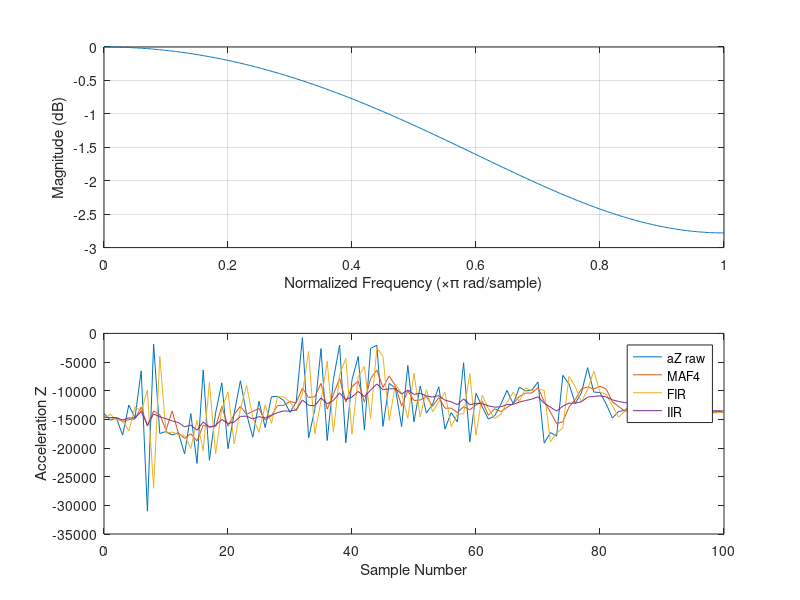

MATLAB code to generate this figure:
clc,clear
a  = fir1(2,0.071);
A1 = a(1)+a(3)
A2 = a(2)
freqz([A1,A2])
data1 = [  0  -13934 -14616.00 -14931.74 -14608.94
  1  -15145 -14702.00 -14099.79 -14681.52
  2  -14766 -14733.75 -15093.12 -14692.64
  3  -17749 -15398.50 -15174.37 -15110.50
  4  -12501 -15040.25 -17030.55 -14752.83
  5  -14712 -14932.00 -12803.69 -14746.52
  6   -6519 -12870.25 -13590.38 -13619.72
  7  -31008 -16185.00 -9871.54 -15999.55
  8   -1876 -13528.75 -27019.83 -14065.56
  9  -17467 -14217.50 -4010.41 -14530.73
 10  -17117 -16867.00 -17419.08 -14884.16
 11  -17722 -13545.50 -17199.82 -15272.52
 12  -17337 -17410.75 -17669.29 -15554.70
 13  -21041 -18304.25 -17844.08 -16305.17
 14  -13978 -17519.50 -20074.07 -15986.43
 15  -22696 -18763.00 -15171.49 -16904.60
 16   -6375 -16022.50 -20461.66 -15462.58
 17  -22140 -16297.25 -8533.23 -16376.22
 18  -13890 -16275.25 -21010.57 -16035.67
 19   -8621 -12756.50 -13168.67 -15020.02
 20  -20113 -16191.00 -10194.25 -15717.23
 21  -13924 -14137.00 -19265.72 -15471.54
 22   -8268 -12731.50 -13149.69 -14484.91
 23  -14098 -14100.75 -9066.13 -14431.16
 24  -18121 -13602.75 -14648.75 -14936.16
 25  -11841 -13082.00 -17261.27 -14512.29
 26  -16437 -15124.25 -12470.19 -14775.53
 27  -11069 -14367.00 -15702.12 -14267.65
 28  -10967 -12578.50 -11055.04 -13815.23
 29  -11719 -12548.00 -11069.95 -13528.06
 30  -13777 -11883.00 -12000.74 -13562.09
 31  -11973 -12109.00 -13530.03 -13344.47
 32    -738 -9551.75 -10434.93 -11618.24
 33  -18256 -11186.00 -3136.21 -12526.74
 34  -13248 -11053.75 -17570.40 -12624.84
 35   -2652 -8723.50 -11797.41 -11258.83
 36  -18690 -13211.50 -4847.60 -12275.44
 37   -8040 -10657.50 -17232.02 -11695.23
 38   -2028 -7852.50 -7216.96 -10371.59
 39  -19089 -11961.75 -4363.65 -11564.49
 40   -8095 -9313.00 -17583.92 -11089.09
 41   -4038 -8312.50 -7539.60 -10123.72
 42  -16817 -12009.75 -5787.44 -11039.41
 43   -2632 -7895.50 -14875.07 -9888.08
 44   -2065 -6388.00 -2554.38 -8817.03
 45  -16220 -9433.50 -4002.82 -9830.47
 46   -8718 -7408.75 -15192.98 -9677.77
 47   -9544 -9136.75 -8831.08 -9658.79
 48  -16260 -12685.50 -10463.42 -10561.81
 49   -5607 -10032.25 -14801.60 -9882.80
 50  -15421 -11708.00 -6950.54 -10640.29
 51   -9174 -11615.50 -14565.79 -10439.30
 52  -13921 -11030.75 -9823.86 -10915.69
 53  -12334 -12712.50 -13703.74 -11109.26
 54   -9315 -11186.00 -11920.70 -10863.40
 55  -16653 -13055.75 -10319.57 -11655.65
 56  -13821 -13030.75 -16265.30 -11951.53
 57  -15464 -13813.25 -14045.93 -12431.93
 58   -5132 -12767.50 -14049.55 -11431.77
 59  -18916 -13333.25 -7019.03 -12455.70
 60  -10448 -12490.00 -17756.73 -12180.24
 61  -12805 -11825.25 -10770.67 -12265.56
 62  -14965 -14283.50 -13100.70 -12634.63
 63  -14388 -13151.50 -14886.01 -12874.12
 64  -12388 -13636.50 -14114.20 -12807.47
 65   -9944 -12921.25 -12053.42 -12415.05
 66  -12289 -12252.25 -10265.03 -12397.75
 67   -9388 -11002.25 -11891.85 -11985.07
 68  -10037 -10414.50 -9476.85 -11718.32
 69   -9912 -10406.50 -10019.89 -11470.76
 70   -8476 -9453.25 -9715.41 -11060.12
 71  -19145 -11892.50 -9936.59 -12166.84
 72  -17306 -13709.75 -18893.24 -12869.67
 73  -17924 -15712.75 -17390.60 -13561.03
 74   -7313 -15422.00 -16471.35 -12705.65
 75   -8808 -12837.75 -7517.67 -12171.50
 76  -12220 -11566.25 -9275.10 -12177.71
 77  -10384 -9681.25 -11968.65 -11931.54
 78   -5982 -9348.50 -9781.37 -11116.58
 79  -10240 -9706.50 -6564.92 -10996.08
 80  -10316 -9230.50 -10250.40 -10902.91
 81  -12313 -9712.75 -10589.39 -11095.17
 82  -14761 -11907.50 -12648.13 -11596.87
 83  -13632 -12755.50 -14606.44 -11874.73
 84  -13432 -13534.50 -13604.62 -12087.29
 85  -12609 -13608.50 -13319.33 -12158.46
 86  -13203 -13219.00 -12690.32 -12301.06
 87  -13924 -13292.00 -13301.70 -12523.19
 88  -13546 -13320.50 -13872.25 -12663.05
 89  -14682 -13838.75 -13701.52 -12939.40
 90  -13563 -13928.75 -14528.81 -13024.42
 91  -13525 -13829.00 -13557.80 -13092.59
 92  -13825 -13898.75 -13566.07 -13192.35
 93  -13468 -13595.25 -13776.13 -13229.78
 94  -13876 -13673.50 -13523.85 -13317.57
 95  -13689 -13714.50 -13850.40 -13367.93
 96  -13320 -13588.25 -13638.48 -13360.57
 97  -13896 -13695.25 -13398.85 -13433.38
 98  -13905 -13702.50 -13897.23 -13497.62
 99  -13589 -13677.50 -13861.74 -13509.59
100  -13692 -13770.50 -13603.10 -13534.05
];

plot(data1(:,1),data1(:,2));
hold on
plot(data1(:,1),data1(:,3));
plot(data1(:,1),data1(:,4));
plot(data1(:,1),data1(:,5));
hold off
xlabel('Sample Number');
ylabel('Acceleration Z');
legend('aZ raw','MAF4','FIR', 'IIR');